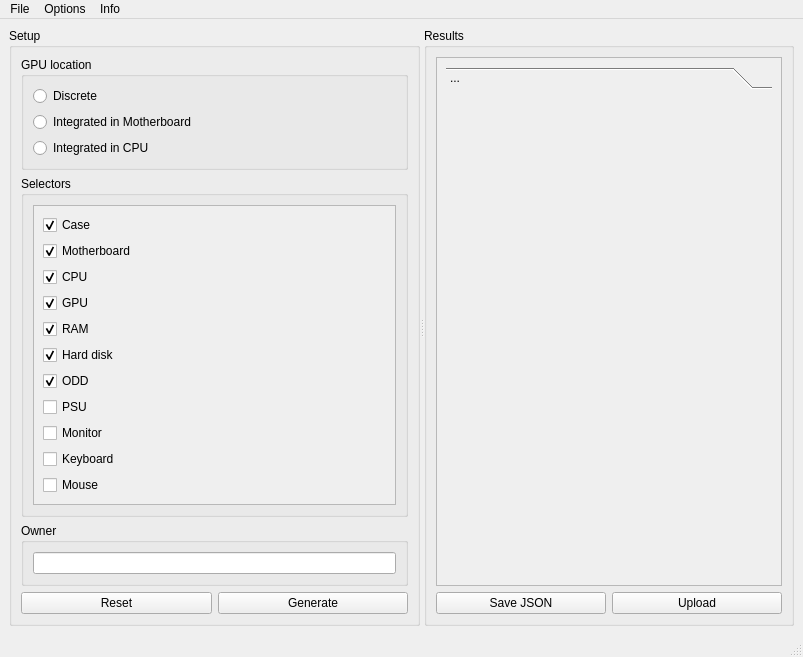
<?xml version="1.0" encoding="UTF-8"?>
<ui version="4.0">
 <class>MainWindow</class>
 <widget class="QMainWindow" name="MainWindow">
  <property name="geometry">
   <rect>
    <x>0</x>
    <y>0</y>
    <width>803</width>
    <height>508</height>
   </rect>
  </property>
  <property name="windowTitle">
   <string>MainWindow</string>
  </property>
  <widget class="QWidget" name="centralwidget">
   <layout class="QHBoxLayout" name="horizontalLayout">
    <item>
     <widget class="QSplitter" name="splitter">
      <property name="orientation">
       <enum>Qt::Horizontal</enum>
      </property>
      <widget class="QGroupBox" name="groupBox">
       <property name="title">
        <string>Setup</string>
       </property>
       <layout class="QVBoxLayout" name="verticalLayout">
        <item>
         <widget class="QGroupBox" name="gpuGroupBox">
          <property name="title">
           <string>GPU location</string>
          </property>
          <layout class="QVBoxLayout" name="verticalLayout_7">
           <item>
            <layout class="QVBoxLayout" name="verticalLayout_3">
             <item>
              <widget class="QRadioButton" name="discreteRadioBtn">
               <property name="text">
                <string>Discrete</string>
               </property>
              </widget>
             </item>
             <item>
              <widget class="QRadioButton" name="intMoboRadioBtn">
               <property name="text">
                <string>Integrated in Motherboard</string>
               </property>
              </widget>
             </item>
             <item>
              <widget class="QRadioButton" name="intCpuRadioBtn">
               <property name="text">
                <string>Integrated in CPU</string>
               </property>
              </widget>
             </item>
            </layout>
           </item>
          </layout>
         </widget>
        </item>
        <item>
         <widget class="QGroupBox" name="componentsGroupBox">
          <property name="sizePolicy">
           <sizepolicy hsizetype="Preferred" vsizetype="Expanding">
            <horstretch>0</horstretch>
            <verstretch>0</verstretch>
           </sizepolicy>
          </property>
          <property name="title">
           <string>Selectors</string>
          </property>
          <layout class="QVBoxLayout" name="verticalLayout_8">
           <item>
            <widget class="QScrollArea" name="selectorsScrollArea">
             <property name="sizePolicy">
              <sizepolicy hsizetype="MinimumExpanding" vsizetype="MinimumExpanding">
               <horstretch>0</horstretch>
               <verstretch>0</verstretch>
              </sizepolicy>
             </property>
             <property name="widgetResizable">
              <bool>true</bool>
             </property>
             <widget class="QWidget" name="selectorsWidget">
              <property name="geometry">
               <rect>
                <x>0</x>
                <y>0</y>
                <width>347</width>
                <height>265</height>
               </rect>
              </property>
              <layout class="QVBoxLayout" name="verticalLayout_6">
               <item>
                <widget class="QCheckBox" name="checkBox_2">
                 <property name="text">
                  <string>Case</string>
                 </property>
                 <property name="checked">
                  <bool>true</bool>
                 </property>
                </widget>
               </item>
               <item>
                <widget class="QCheckBox" name="checkBox">
                 <property name="text">
                  <string>Motherboard</string>
                 </property>
                 <property name="checked">
                  <bool>true</bool>
                 </property>
                </widget>
               </item>
               <item>
                <widget class="QCheckBox" name="checkBox_3">
                 <property name="text">
                  <string>CPU</string>
                 </property>
                 <property name="checked">
                  <bool>true</bool>
                 </property>
                </widget>
               </item>
               <item>
                <widget class="QCheckBox" name="checkBox_7">
                 <property name="text">
                  <string>GPU</string>
                 </property>
                 <property name="checked">
                  <bool>true</bool>
                 </property>
                </widget>
               </item>
               <item>
                <widget class="QCheckBox" name="checkBox_4">
                 <property name="text">
                  <string>RAM</string>
                 </property>
                 <property name="checked">
                  <bool>true</bool>
                 </property>
                </widget>
               </item>
               <item>
                <widget class="QCheckBox" name="checkBox_6">
                 <property name="sizePolicy">
                  <sizepolicy hsizetype="Minimum" vsizetype="Maximum">
                   <horstretch>0</horstretch>
                   <verstretch>0</verstretch>
                  </sizepolicy>
                 </property>
                 <property name="maximumSize">
                  <size>
                   <width>16777215</width>
                   <height>100</height>
                  </size>
                 </property>
                 <property name="text">
                  <string>Hard disk</string>
                 </property>
                 <property name="checked">
                  <bool>true</bool>
                 </property>
                </widget>
               </item>
               <item>
                <widget class="QCheckBox" name="checkBox_5">
                 <property name="text">
                  <string>ODD</string>
                 </property>
                 <property name="checked">
                  <bool>true</bool>
                 </property>
                </widget>
               </item>
               <item>
                <widget class="QCheckBox" name="checkBox_11">
                 <property name="text">
                  <string>PSU</string>
                 </property>
                </widget>
               </item>
               <item>
                <widget class="QCheckBox" name="checkBox_8">
                 <property name="text">
                  <string>Monitor</string>
                 </property>
                </widget>
               </item>
               <item>
                <widget class="QCheckBox" name="checkBox_10">
                 <property name="text">
                  <string>Keyboard</string>
                 </property>
                </widget>
               </item>
               <item>
                <widget class="QCheckBox" name="checkBox_9">
                 <property name="text">
                  <string>Mouse</string>
                 </property>
                </widget>
               </item>
              </layout>
             </widget>
            </widget>
           </item>
          </layout>
         </widget>
        </item>
        <item>
         <widget class="QGroupBox" name="groupBox_3">
          <property name="title">
           <string>Owner</string>
          </property>
          <layout class="QVBoxLayout" name="verticalLayout_5">
           <item>
            <widget class="QLineEdit" name="lineEdit"/>
           </item>
          </layout>
         </widget>
        </item>
        <item>
         <spacer name="verticalSpacer">
          <property name="orientation">
           <enum>Qt::Vertical</enum>
          </property>
          <property name="sizeType">
           <enum>QSizePolicy::MinimumExpanding</enum>
          </property>
          <property name="sizeHint" stdset="0">
           <size>
            <width>20</width>
            <height>0</height>
           </size>
          </property>
         </spacer>
        </item>
        <item>
         <layout class="QHBoxLayout" name="horizontalLayout_3">
          <item>
           <widget class="QPushButton" name="resetBtn">
            <property name="text">
             <string>Reset</string>
            </property>
           </widget>
          </item>
          <item>
           <widget class="QPushButton" name="generateBtn">
            <property name="text">
             <string>Generate</string>
            </property>
           </widget>
          </item>
         </layout>
        </item>
       </layout>
      </widget>
      <widget class="QGroupBox" name="groupBox_2">
       <property name="title">
        <string>Results</string>
       </property>
       <layout class="QVBoxLayout" name="verticalLayout_4">
        <item>
         <widget class="QScrollArea" name="scrollArea">
          <property name="widgetResizable">
           <bool>true</bool>
          </property>
          <widget class="QWidget" name="scrollAreaWidgetContents">
           <property name="geometry">
            <rect>
             <x>0</x>
             <y>0</y>
             <width>352</width>
             <height>383</height>
            </rect>
           </property>
           <layout class="QVBoxLayout" name="verticalLayout_2">
            <item>
             <widget class="QToolBox" name="toolBox">
              <property name="currentIndex">
               <number>0</number>
              </property>
              <widget class="QWidget" name="default_page">
               <property name="geometry">
                <rect>
                 <x>0</x>
                 <y>0</y>
                 <width>334</width>
                 <height>338</height>
                </rect>
               </property>
               <attribute name="label">
                <string>...</string>
               </attribute>
              </widget>
             </widget>
            </item>
           </layout>
          </widget>
         </widget>
        </item>
        <item>
         <layout class="QHBoxLayout" name="horizontalLayout_2">
          <item>
           <widget class="QPushButton" name="saveJsonBtn">
            <property name="text">
             <string>Save JSON</string>
            </property>
           </widget>
          </item>
          <item>
           <widget class="QPushButton" name="uploadBtn">
            <property name="text">
             <string>Upload</string>
            </property>
           </widget>
          </item>
         </layout>
        </item>
       </layout>
      </widget>
     </widget>
    </item>
   </layout>
  </widget>
  <widget class="QStatusBar" name="statusbar"/>
  <widget class="QMenuBar" name="menubar">
   <property name="geometry">
    <rect>
     <x>0</x>
     <y>0</y>
     <width>803</width>
     <height>21</height>
    </rect>
   </property>
   <widget class="QMenu" name="menuFile">
    <property name="title">
     <string>File</string>
    </property>
    <addaction name="actionOpen"/>
    <addaction name="actionOpenJson"/>
    <addaction name="separator"/>
    <addaction name="actionExit"/>
   </widget>
   <widget class="QMenu" name="menuOptions">
    <property name="title">
     <string>Options</string>
    </property>
    <addaction name="actionTheme"/>
   </widget>
   <widget class="QMenu" name="menuInfo">
    <property name="title">
     <string>Info</string>
    </property>
    <addaction name="actionAbout_WEEE_Open"/>
    <addaction name="separator"/>
    <addaction name="actionVersion"/>
   </widget>
   <addaction name="menuFile"/>
   <addaction name="menuOptions"/>
   <addaction name="menuInfo"/>
  </widget>
  <action name="actionOpen">
   <property name="text">
    <string>Open</string>
   </property>
  </action>
  <action name="actionExit">
   <property name="text">
    <string>Exit</string>
   </property>
  </action>
  <action name="actionTheme">
   <property name="text">
    <string>Theme</string>
   </property>
  </action>
  <action name="actionAbout_WEEE_Open">
   <property name="text">
    <string>About WEEE Open</string>
   </property>
  </action>
  <action name="actionVersion">
   <property name="text">
    <string>Version</string>
   </property>
  </action>
  <action name="actionOpenJson">
   <property name="text">
    <string>View JSON</string>
   </property>
  </action>
 </widget>
 <resources/>
 <connections/>
</ui>
